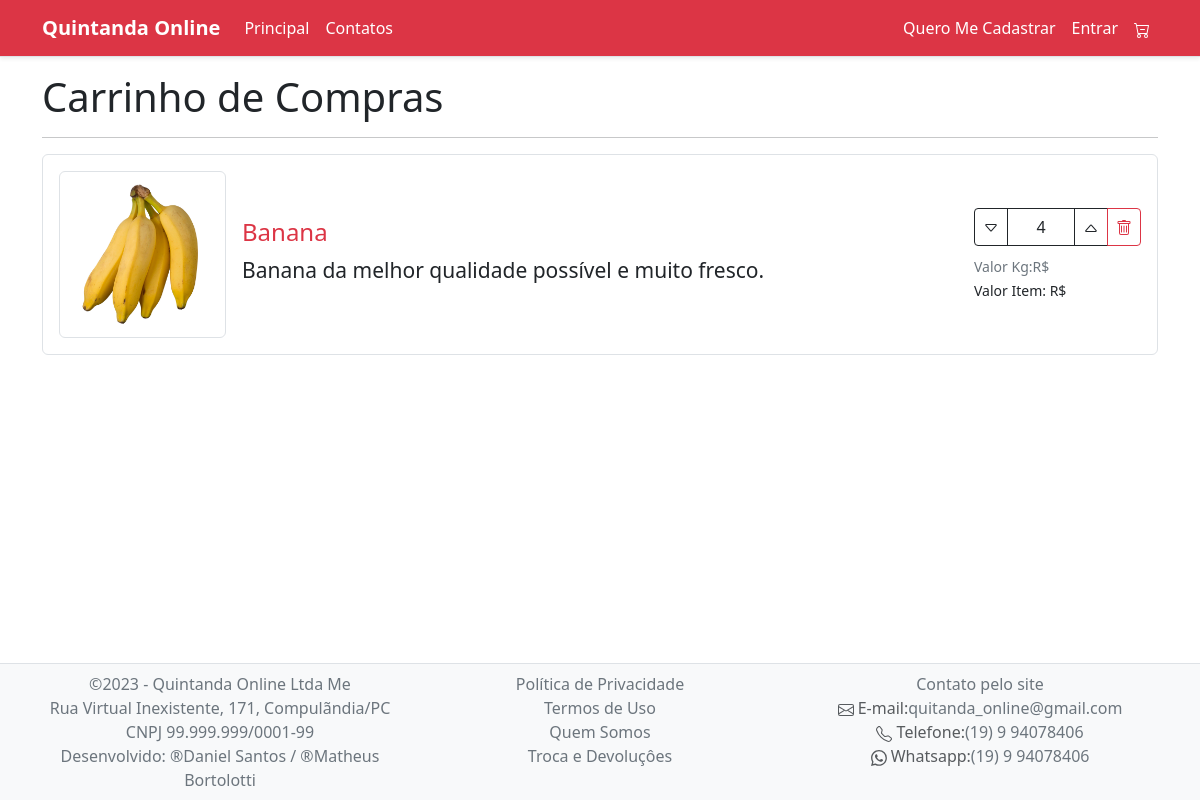
Page /carrinho.php on the committed database.
### tables this page shows
CREATE TABLE `carrinho` (
  `id` int(100) NOT NULL,
  `foto` varchar(100) NOT NULL,
  `categoria` varchar(100) NOT NULL,
  `categoria 2` varchar(100) NOT NULL,
  `titulo` varchar(100) NOT NULL
);

### carrinho.php (the view, shortened to what this page needs)
<?php
include "menu.php";
?>
<main>
     <div class="container">
          <h1>Carrinho de Compras</h1>
          <hr>
          <?php
          include "conexao.php";
          $sql_buscar = "select * from carrinho";
          $todos_os_carrinho = mysqli_query($conexao, $sql_buscar);
          while ($um_carrinho = mysqli_fetch_assoc($todos_os_carrinho)) :
          ?>
               <ul class="list-group mb-3">
                    <li class="list-group-item py-3">
                         <div class="row g-3">
                              <div class="col-4 col-md-3 col-lg-2">
                                   <a href="#">
                                        <img src="<?php echo $um_carrinho["foto"]; ?>" class="img-thumbnail" alt="">
                                   </a>
                              </div>
                              <div class="col-8 col-md-9 col-lg-7 col-xl-8 text-left align-self-center">
                                   <h4 class="text-decoration-none text-danger"><?php echo $um_carrinho["categoria"]; ?><b><a href="" class="text-decoration-none text-danger"></a></b></h4>
                                   <h4>
                                        <small><?php echo $um_carrinho["categoria 2"]; ?></small>
                                   </h4>
                              </div>
                              <div class="col-6 offset-6 col-sm-6 col-md-4 offset-md-8 col-lg-3 offset-lg-0 col-xl-2 align-self-center mt-3">
                                   <div class="input-group">
                                        <button type="button" class="btn btn-outline-dark btn-sm">
                                             <svg xmlns="http://www.w3.org/2000/svg" width="16" height="16" fill="currentColor" class="bi bi-caret-down" viewBox="0 0 16 16">
                                                  <path d="M3.204 5h9.592L8 10.481 3.204 5zm-.753.659 4.796 5.48a1 1 0 0 0 1.506 0l4.796-5.48c.566-.647.106-1.659-.753-1.659H3.204a1 1 0 0 0-.753 1.659z" />
                                             </svg>
                                        </button>
                                        <input type="text" class="form-control text-center border-dark" value="4">
                                        <button type="button" class="btn btn-outline-dark btn-sm">
                                             <svg xmlns="http://www.w3.org/2000/svg" width="16" height="16" fill="currentColor" class="bi bi-caret-up" viewBox="0 0 16 16">
                                                  <path d="M3.204 11h9.592L8 5.519 3.204 11zm-.753-.659 4.796-5.48a1 1 0 0 1 1.506 0l4.796 5.48c.566.647.106 1.659-.753 1.659H3.204a1 1 0 0 1-.753-1.659z" />
                                             </svg>
                                        </button>
                                        <button type="button" class="btn btn-outline-danger btn-sm">
                                        </button>
                                   </div>
                                   <div class="text-right mt-2">
                                        <small class="text-secondary">Valor Kg:R$ <?php echo $um_carrinho["preco"]; ?></small><br>
                                        <small class="text-dark">Valor Item: R$ <?php echo $um_carrinho["preco"]; ?></small>
                                   </div>
                              </div>
                         </div>
                    </li>
               </ul>
          <?php
          endwhile;
          ?>
     </div>
</main>
<div style="height: 129px;" class="d-none d-lg-block"></div>

### rows in the picture
carrinho: foto (picture), categoria "Banana", categoria 2 "Banana da melhor qualidade possível e muito fresco."
